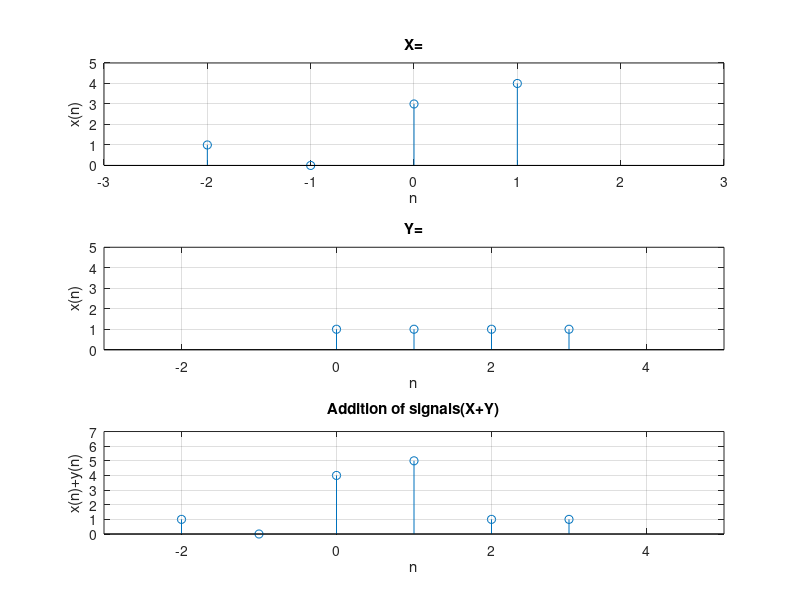
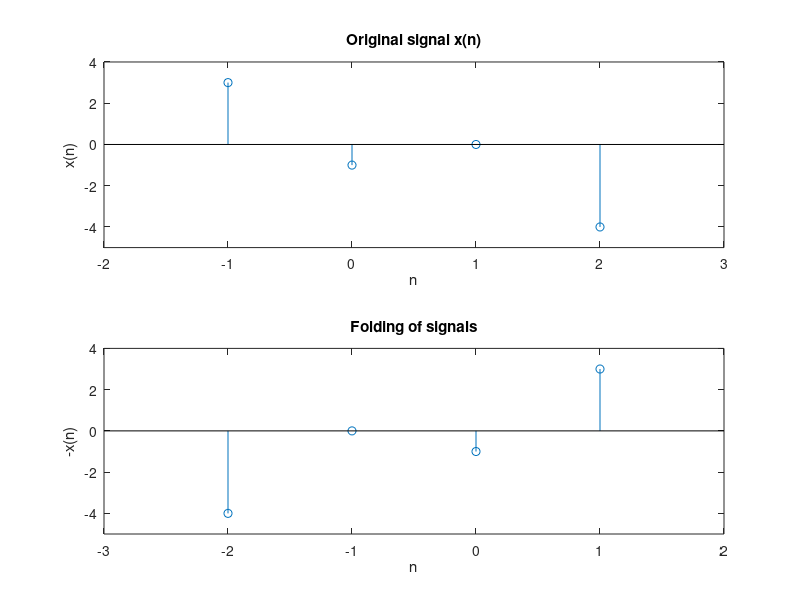

The MATLAB script that drew these images, in order:
%Addition and Folding

clc;
close all;
figure(1);
x = [1 0 3 4];
n1 = -2:1;
subplot(3,1,1);
stem(n1,x);
grid on;
title('X=');
xlabel('n');
ylabel('x(n)');
axis([-3 3 0 5]);

y = [1 1 1 1];
n2 = 0:3;
subplot(3,1,2);
stem(n2,y);
grid on;
title('Y=');
xlabel('n');
ylabel('x(n)');
axis ([-3 5 0 5]);

m = min(min(n1),min(n2)):max(max(n1),max(n2));
y1 = [];
temp = 1;
for i = 1:length(m)
    if(m(i)<min(n1)||m(i)>max(n1))
        y1 = [y1 0];
    else
        y1 = [y1 x(temp)];
        temp = temp+1;
    end
end
y2 = [];
temp = 1;
for i = 1:length(m)
    if(m(i)<min(n2)||m(i)>max(n2))
        y2 = [y2 0];
    else
        y2 = [y2 y(temp)];
        temp = temp+1;
    end
end
add = y1+y2;
subplot(3,1,3)
stem(m,add);
grid on;
title('Addition of signals(X+Y)');
xlabel('n');
ylabel('x(n)+y(n)');
axis ([-3 5 0 7]);


figure(2);
x = [3 -1 0 -4];
n = -1:2;
subplot(2,1,1);
stem(n,x);
title('Original signal x(n)');
xlabel('n');
ylabel('x(n)');
axis([-2 3 -5 4]);

c = fliplr(x);
y = fliplr(-n);
subplot(2,1,2)
stem(y,c);
title('Folding of signals');
xlabel('n');
ylabel('-x(n)');
axis([-3 2 -5 4]);